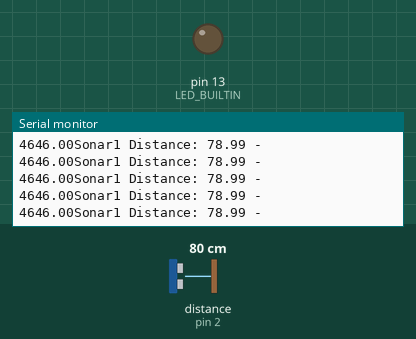
The sketch below on a simulated Arduino Uno, built with avr-gcc and run on an emulated ATmega328P. Parts: output pins drawn as LEDs (lit = HIGH), the last lines printed to the serial monitor. Wiring (inferred from the names in the program): ultrasonic range finder: trigger pin 3; echo pin 2. The inputs (shaded band) are chosen by the test bench; at power-on: distance to the obstacle (sensor on pin 2) 80 cm. The echo pulse lasts 58.3 µs per cm; pins used as bus, display or sensor lines are not drawn.

Above: at 1.2 s.
1.3 s: distance to the obstacle (sensor on pin 2) set to 4 cm
At 2.4 s:
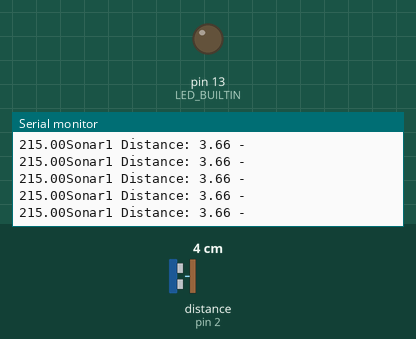
4.3 s: distance to the obstacle (sensor on pin 2) set to 2 cm
At 5.1 s:
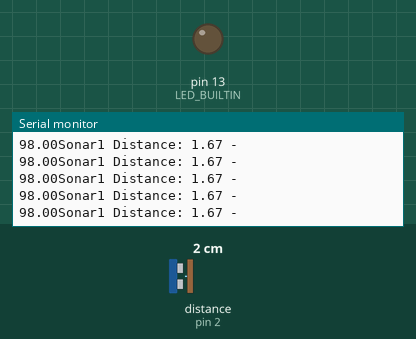
Timing chart, 0 to 7.3 s (numbered marks = the images above; inputs shaded):
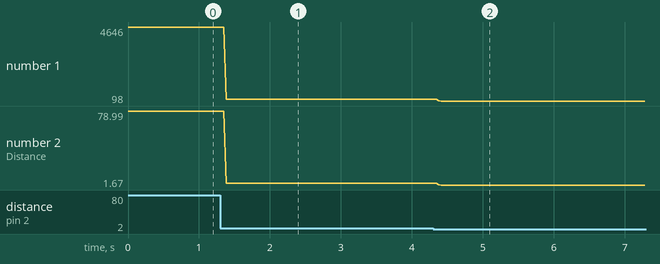

Measured:
- after the input at 1.3 s, the serial monitor: prints a new line after 0.08 s (image 1)
- after the input at 4.3 s, the serial monitor: prints a new line after 0.08 s (image 2)
- plotted number 1: 4646 → 215 after the input at 1.3 s, 215 → 98 after the input at 4.3 s
- plotted number 2: 78.99 → 3.66 after the input at 1.3 s, 3.66 → 1.67 after the input at 4.3 s

The sketch:

only_ultrasonic.ino
```cpp
  float distance;
  int trigpin1 = 3;
  int echopin1 = 2;
  int led = 7;
  float duration;
  float cm;
  void setup() {
  // initialize digital pin LED_BUILTIN as an output.
   Serial.begin(9600);
  pinMode(LED_BUILTIN, OUTPUT);
  pinMode(trigpin1, OUTPUT);
  pinMode(echopin1, INPUT);
 }

// the loop function runs over and over again forever
void loop()
  {
  digitalWrite(trigpin1,LOW);
  delayMicroseconds(2);
  digitalWrite(trigpin1,HIGH);
  delayMicroseconds(10);
  digitalWrite(trigpin1,LOW);
  duration=pulseIn(echopin1,HIGH);
  Serial.print(duration);
  cm=(duration/58.82);
  distance=cm;
  Serial.print("Sonar1 Distance: ");
  Serial.print(distance);
  Serial.println(" - ");
  delayMicroseconds(100);
  }
```
